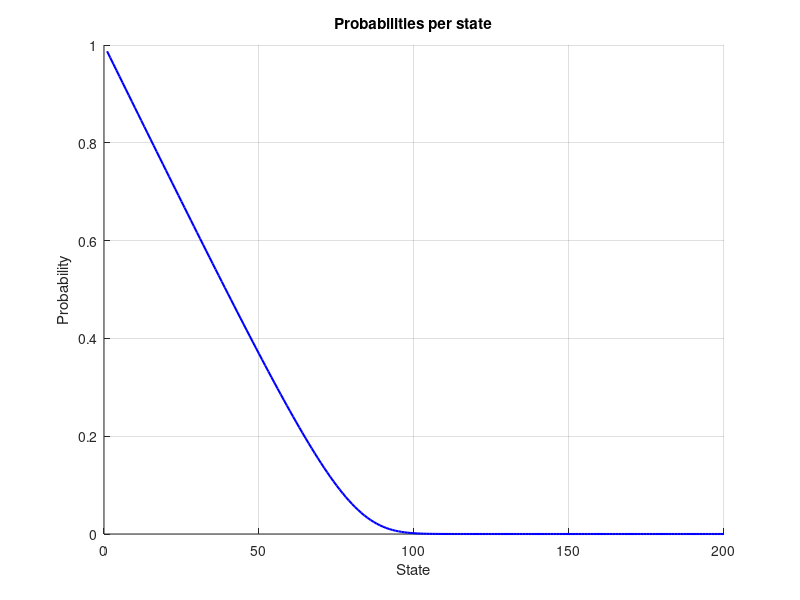

Here is the MATLAB script that generated this plot:
pkg load queueing

%Exersice 1_1 - Erlang Factorial
addpath(pwd);
function Result = erlang_factorial(ro,c)
    nom = (ro^c)/factorial(c)
    denom = 0
    i = 0;
    while i <= c
        denom += (ro^i)/factorial(i);
        i++;
    endwhile
    Result = nom/denom;
endfunction
display(erlang_factorial(1024,1024));
display(erlangb(1024,1024));


%Exersice 1_2 - Erlang Iterative
function Result = erlang_iterative(ro,n)
    i = 0;
    Result = 1;
    while i <= n
        Result = ro * Result/(ro*Result + i);
        i = 1+i;
    endwhile
endfunction

display(erlang_iterative(1024,1024));
display(erlangb(1024,1024));

ro = 200*23/60;
c = 1:200;
for k=1:200
    erl(k) = erlang_iterative(ro,k)
endfor
figure(1);
hold on;
title("Probabilities per state")
xlabel("State")
ylabel("Probability")
plot(c, erl, "b", "linewidth", 1.5);
grid on;
saveas (1, "figures/figureIterative.png")
hold off;
P=1;
lines = 0;
while P>0.01
    P = erlang_iterative(ro,lines);
    lines++;
endwhile
display(lines);